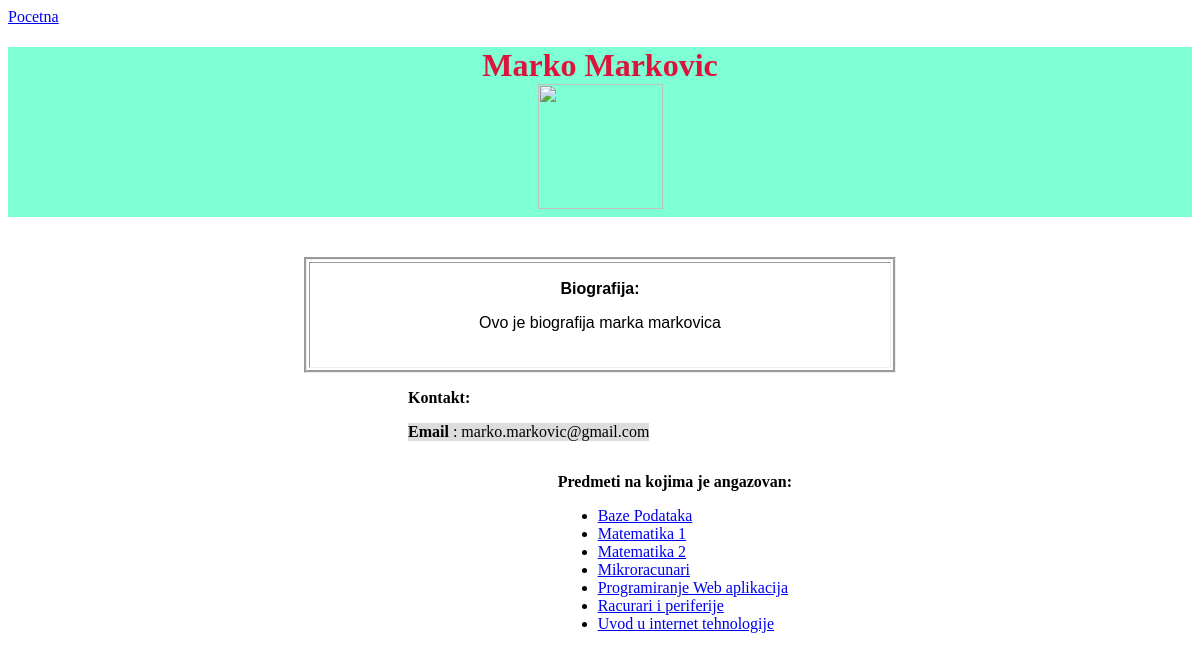
/PROJECT/profile.php?id=3, run on the app's committed database.
### tables this page shows
CREATE TABLE `korisnici` (
  `id_korisnika` int(10) UNSIGNED NOT NULL,
  `ime` varchar(25) DEFAULT NULL,
  `prezime` varchar(35) DEFAULT NULL,
  `username` varchar(25) DEFAULT NULL,
  `password` varchar(25) DEFAULT NULL,
  `email` varchar(90) DEFAULT NULL,
  `bio` text NOT NULL,
  `tip` varchar(20) NOT NULL,
  `status` int(11) NOT NULL,
  `slika` varchar(5) NOT NULL
);

CREATE TABLE `predmeti` (
  `id_predmeta` int(10) UNSIGNED NOT NULL,
  `naziv_predmeta` varchar(90) DEFAULT NULL,
  `opis_predmeta` text
);

### PROJECT/class/Saradnik.php (called while the page is built, shortened)
<?php
class Saradnik
{
    private $ime;
    private $prezime;
    public function __construct($id_korisnika, $ime, $prezime, $email, $bio,$status,$tip,$slika)
    {
        $this->status=$status;
        $this->id_korisnika = $id_korisnika;
        $this->ime = $ime;
        $this->prezime = $prezime;
        $this->email = $email;
        $this->bio = $bio;
        $this->slika=$slika;
    }
    public function __toString()
    {
        return $this->ime . " " . $this->prezime;
    }
    public function __get($name)
    {
        return isset($this->$name) ? $this->$name : "";
    }
    public static function ocitaj($id)
    {
        $sql = "SELECT * FROM korisnici WHERE id_korisnika=$id";
        $dbh = new mysqli("localhost", "root", "", "rt_4714_stefan_petrovic");
        $res = $dbh->query($sql);
        $result = mysqli_fetch_array($res);
        $temp = new Saradnik($result['id_korisnika'], $result['ime'], $result['prezime'], $result['email'], $result['bio'],$result['status'],$result['tip'],$result['slika']);
        return $temp;
    }
}

### PROJECT/class/Predmeti.php (called while the page is built, shortened)
<?php
class Predmeti
{
    private $naziv_predmeta;
    public function __construct($id_predmeta, $naziv_predmeta, $opis_predmeta)
    {
        $this->id_predmeta = $id_predmeta;
        $this->naziv_predmeta = $naziv_predmeta;
    }
    public function __get($name)
    {
        return isset($this->$name) ? $this->$name : "";
    }
    public function __toString()
    {
        return $this->naziv_predmeta;
    }
    public static function poSaradniku($id)
    {
        $sql = "SELECT * FROM predmeti WHERE id_predmeta IN(SELECT id_predmeta FROM veza_predmet_korisnik WHERE id_korisnika='$id') ORDER BY naziv_predmeta ASC";
        $dbh = new mysqli("localhost", "root", "", "rt_4714_stefan_petrovic");
        $result = $dbh->query($sql);
        $niz = [];
        foreach ($result as $row) {
            array_push($niz, new Predmeti($row['id_predmeta'], $row['naziv_predmeta'], $row['opis_predmeta']));
        }
        return $niz;
    }
}

### PROJECT/profile.php (the view, shortened to what this page needs)
<!doctype html>
<html lang="en">
<head>
    <?php
    require_once "class/Predmeti.php";
    require_once "class/Saradnik.php";
if(isset($_GET['id']) && $_GET['id']!=""){
    $id = $_GET['id'];
    $profil = Saradnik::ocitaj($id);
    $predmeti = Predmeti::poSaradniku($id);
    ?>
    <link rel="stylesheet" type="text/css" href="style/mystyle.css">
</head>
<body>
<a style="position: absolute" href="index.php">Pocetna</a>
<?php
echo "<br>";
if($profil->slika=="ima") {
    echo "<h1 style='background-color: aquamarine; color: crimson' align='center'>" . $profil . "<br><img style='width:125px;height:125px'  src='prikaziSliku.php?id=$profil->id_korisnika'> </h1>";
}
?>
<br>
<div id="tabela_index">
    <table id="table" align="center" border="1">
        <tr>
            <td>
                <p align="center"><?php echo "<b>Biografija:</b>"; ?> </p>
                <p align="center"><?php echo $profil->bio; ?> </p>
                <br>
            </td>
        </tr>
    </table>
</div>
<div style="float: left; margin-left: 400px">
    <p><b>Kontakt:</b></p>
    <p style="background-color: #dddddd"><b>Email</b> : <?php echo $profil->email; ?></p>
</div>
<div style="float: right; margin-right: 400px">
    <p><b>Predmeti na kojima je angazovan:</b></p>
    <ul>
        <?php
        if($profil->status=='1'){
        foreach ($predmeti as $p) {
            echo "<li> <a href='predmet.php?id=$p->id_predmeta'>" . $p . "</a></li>";
        }}
        }else
            header("refresh:0;url=index.php");
        ?>
    </ul>
</div>
</body>
</html>

### PROJECT/style/mystyle.css (style rules this page uses)
#table { font-family: arial, sans-serif; border: groove; width: 50%; }

### data on the page
korisnici: profil "Marko Markovic", bio "Ovo je biografija marka markovica", email "marko.markovic@gmail.com"
predmeti: naziv_predmeta "Baze Podataka"
predmeti: naziv_predmeta "Matematika 1"
predmeti: naziv_predmeta "Matematika 2"
predmeti: naziv_predmeta "Mikroracunari"
predmeti: naziv_predmeta "Programiranje Web aplikacija"
predmeti: naziv_predmeta "Racurari i periferije"
predmeti: naziv_predmeta "Uvod u internet tehnologije"
